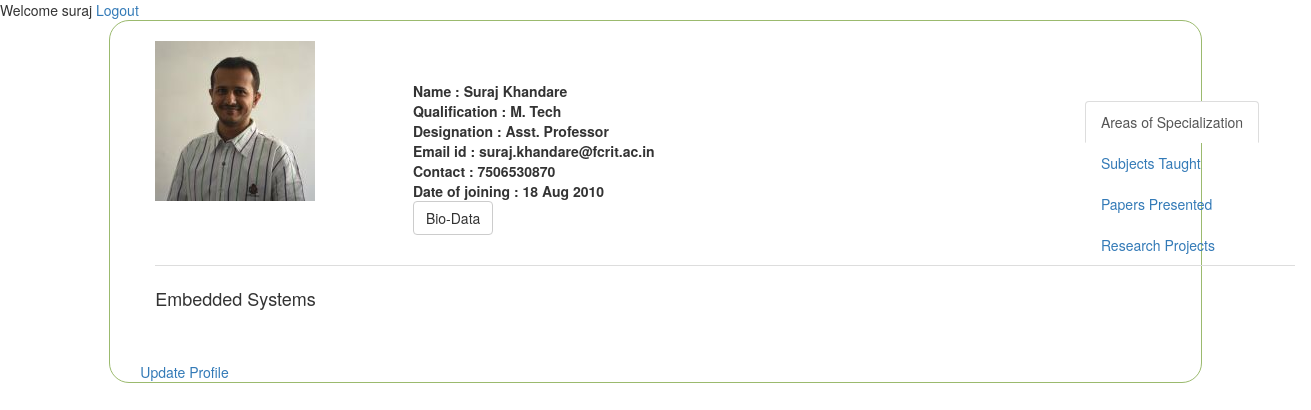
The app's page /post.php (signed in) with its own data.
### tables this page shows
CREATE TABLE `personal_details` (
  `faculty_id` int(255) NOT NULL,
  `user_id` int(11) NOT NULL,
  `faculty_name` varchar(255) NOT NULL,
  `faculty_contact` bigint(255) NOT NULL,
  `faculty_email` varchar(255) NOT NULL,
  `faculty_qualification` varchar(255) NOT NULL,
  `faculty_designation` varchar(255) NOT NULL,
  `faculty_doj` varchar(255) NOT NULL,
  `faculty_specialization` text NOT NULL,
  `image` varchar(255) NOT NULL
);

### post.php (the view, shortened to what this page needs)
<?php
if($_SESSION["username"]==true)
{
  echo "Welcome"." ".$_SESSION["username"];
}
else
{
  header('location:index.php');
}
?>
<a href="logout.php">Logout</a>
<?php
$username=$_SESSION["username"];
$query1=mysql_query("select * from users where username='$username'");
$rowcount1=mysql_fetch_array($query1);
$user_id=$rowcount1["user_id"];
$query2=mysql_query("select * from personal_details where user_id='$user_id'");
$rowcount2=mysql_num_rows($query2);
for($i=1;$i<=$rowcount2;$i++)
{
	$fetch2=mysql_fetch_array($query2);
}
?>
<!DOCTYPE html>
<html>
<head>
	<link rel="stylesheet" href="https://stackpath.bootstrapcdn.com/bootstrap/3.4.1/css/bootstrap.min.css" >
</head>
<body>
<div class="col-md-10 col-md-offset-1" style="border: 1px solid #9bba6e;border-radius: 20px;padding-top: 20px;">
            <div class="col-md-12">
                <div class="col-md-3">
                    <img src="images/<?php echo $fetch2["image"]?>"/></div>
                <div class="col-md-8"> <br/> <br/>
                    <b>Name : <?php echo $fetch2["faculty_name"]?> <br/>Qualification : <?php echo $fetch2["faculty_qualification"]?> <br/>Designation : <?php echo $fetch2["faculty_designation"]?><br/>Email id : <?php echo $fetch2["faculty_email"]?><br/>Contact : <?php echo $fetch2["faculty_contact"]?><br/>Date of joining : <?php echo $fetch2["faculty_doj"]?></b><br/>					                    <button class="btn btn-default btn-yellow" data-toggle="modal" data-target="#myModal">Bio-Data</button>
					                </div>
					                <div class="container">
  <ul class="nav nav-tabs">
  	<br>
  	<br><br>
    <li class="active"><a data-toggle="tab" href="#home">Areas of Specialization</a></li>
    <li><a data-toggle="tab" href="#menu1">Subjects Taught</a></li>
    <li><a data-toggle="tab" href="#menu2">Papers Presented</a></li>
    <li><a data-toggle="tab" href="#menu3">Research Projects</a></li>
  </ul>
  <div class="tab-content">
    <div id="home" class="tab-pane fade in active">
    	<br>
      <p><?php echo $fetch2["faculty_specialization"]?></p>
    </div>
  </div>
</div>
<br>
<br>
<a href="edit.php">Update Profile</a><br>
</body>
</html>

### post.php (style rules this page uses)
p { font-size: 18px; }

### records on screen
personal_details: image (picture), faculty_name "Suraj Khandare", faculty_qualification "M. Tech", faculty_designation "Asst. Professor", faculty_email "suraj.khandare@fcrit.ac.in", faculty_contact "7506530870", faculty_doj "18 Aug 2010", faculty_specialization "Embedded Systems"

### other values on screen
$_SESSION["username"] "suraj"
